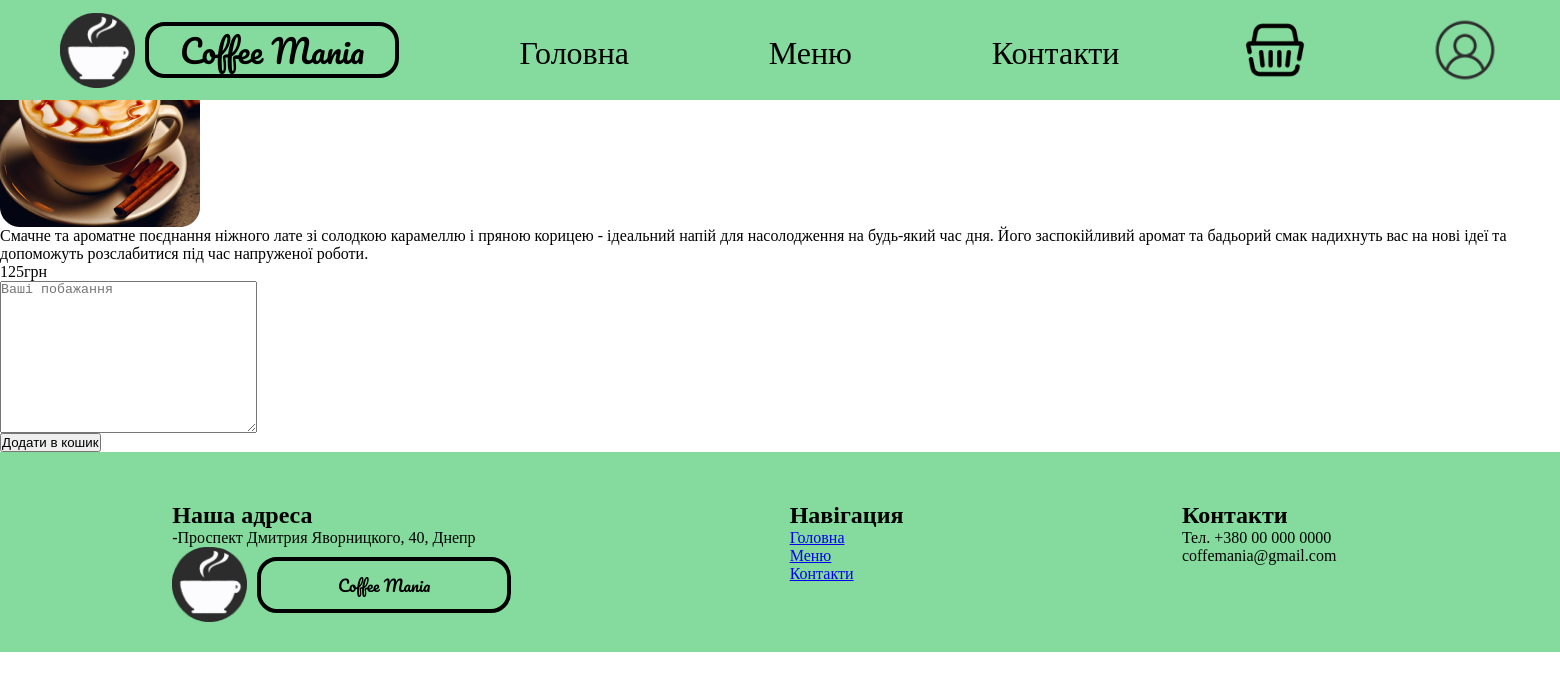
Page /menu/2 on the earlier database version.
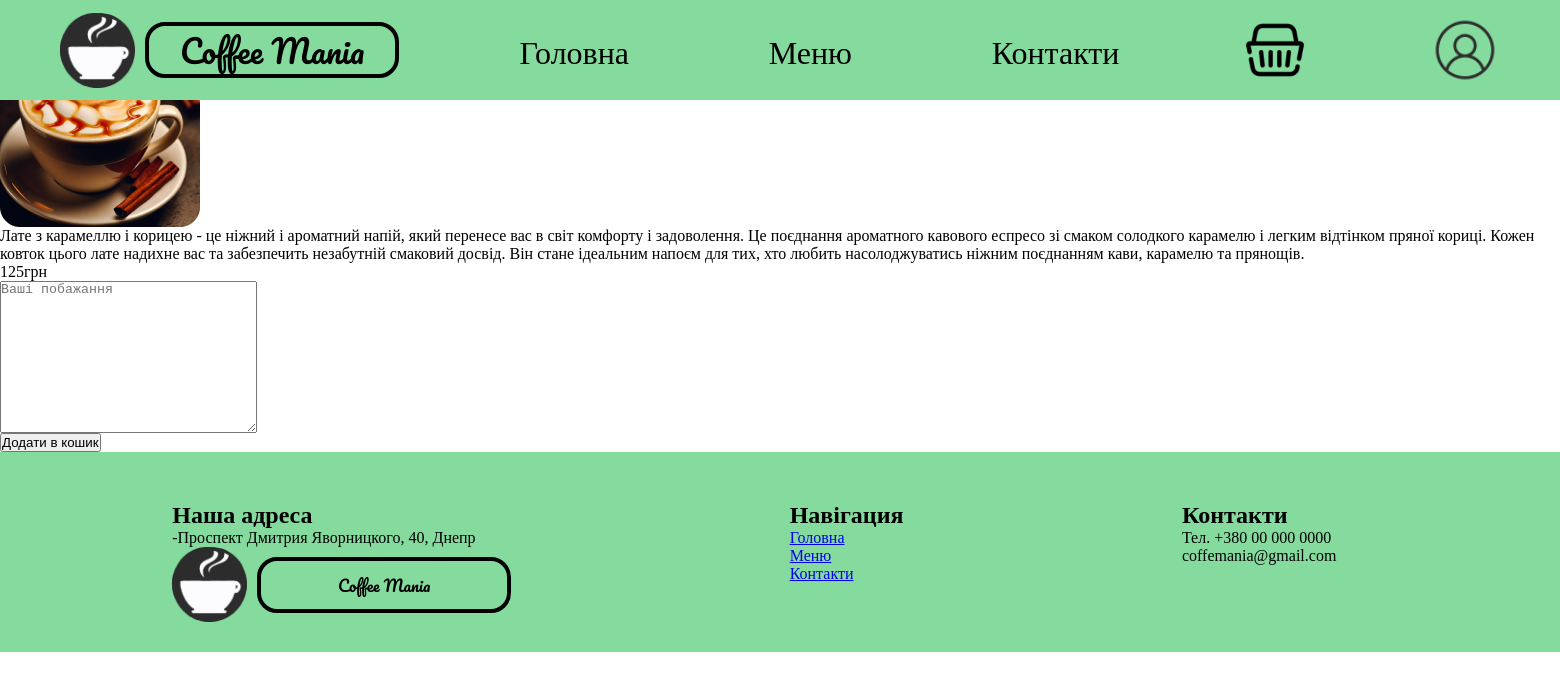
Same page on the later database version.
### shop/models.py (models this page shows, shortened)
class Product(models.Model):
    name = models.CharField(max_length=255)
    image = models.ImageField(upload_to= "products")
    description = models.TextField()
    price = models.CharField(max_length=255)
    def get_absolute_url(self):
        return reverse('product', kwargs = {'product_pk': self.pk})

### shop/views.py (the view, shortened to what this page needs)
# urls.py: path('menu/<product_pk>', show_product, name = 'product'),
def show_product(request, product_pk):
    product = get_object_or_404(Product, pk=product_pk)
    return render(request, 'product/product.html', context={'product': product})

### shop/templates/product/product.html (shortened to what this page needs)
{% extends 'base/base.html' %}
{% block content %}
<div id="content">
    <div class="product-row">
        <h2>{{ product.name }}</h2>
        <img src="{{ product.image.url }}" alt="{{ product.name }}">
        <p class="product-description">{{ product.description }}</p>
        <p class="product-price">{{ product.price }}грн</p>
        <form method="post" id="basket_form">
            <p><textarea name="user-note" cols="30" rows="10" placeholder="Ваші побажання" required></textarea></p>
            <p><button class="add-product-button">Додати в кошик</button></p>
        </form>
    </div>
</div>
{% endblock %}

Differences in the rows shown:
changed Product: description "Смачне та ароматне поєднання ніжного лате зі солодкою карамеллю і пряною корицею - ідеальний напій для насолодження на будь-який час дня. Його заспокійливий аромат та бадьорий смак надихнуть вас на нові ідеї та допоможуть розслабитися під час напруженої роботи." → "Лате з карамеллю і корицею - це ніжний і ароматний напій, який перенесе вас в світ комфорту і задоволення. Це поєднання ароматного кавового еспресо зі смаком солодкого карамелю і легким відтінком пряної кориці. Кожен ковток цього лате надихне вас та забезпечить незабутній смаковий досвід. Він стане ідеальним напоєм для тих, хто любить насолоджуватись ніжним поєднанням кави, карамелю та прянощів."
